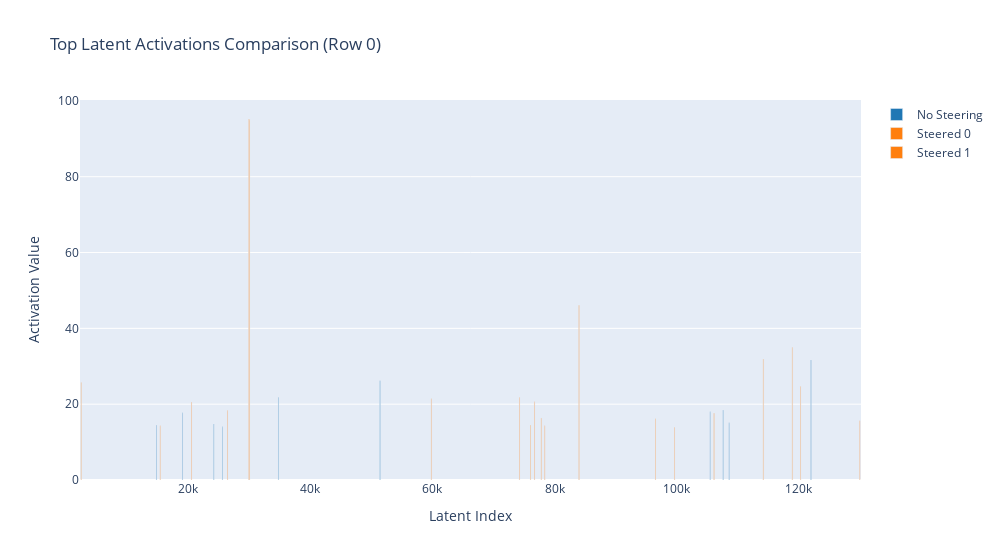

This figure's notebook cell:
### Markdown cell above
### Result1: Complete overview (quite useless with 131k features, hard to recognize anyhting..)

### Code cell
plot_activations_comparison(correct_df, row_num)

### Figure 1 — Plotly figure (JSON) as saved in the notebook; plotly's stock layout.template omitted (floating-point values rounded to 4 significant figures)
{"data": [{"marker": {"color": "#1f77b4"}, "name": "No Steering", "type": "bar", "width": 100, "x": [122122, 51512, 34860, 107734, 105608, 19127, 108716, 24274, 14887, 25677], "y": [31.63, 26.2, 21.86, 18.46, 17.98, 17.75, 15.1, 14.74, 14.51, 14.03]}, {"marker": {"color": "#ff7f0e"}, "name": "Steered 0", "type": "bar", "width": 100, "x": [29917, 118947, 114196, 2445, 20496, 26443, 106135, 77820, 130012, 76064], "y": [95.22, 34.92, 31.92, 25.73, 20.59, 18.3, 17.61, 16.37, 15.66, 14.54]}, {"marker": {"color": "#ff7f0e"}, "name": "Steered 1", "type": "bar", "width": 100, "x": [29917, 83902, 120222, 74132, 59695, 76606, 96422, 15285, 78290, 99576], "y": [95.01, 46.1, 24.64, 21.73, 21.43, 20.64, 16.16, 14.31, 14.3, 13.94]}], "layout": {"barmode": "group", "showlegend": true, "title": {"text": "Top Latent Activations Comparison (Row 0)"}, "width": 1000, "xaxis": {"title": {"text": "Latent Index"}}, "yaxis": {"title": {"text": "Activation Value"}}}}
